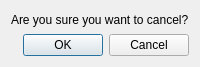
<?xml version="1.0" encoding="UTF-8"?>
<ui version="4.0">
 <class>confirmCancel</class>
 <widget class="QDialog" name="confirmCancel">
  <property name="geometry">
   <rect>
    <x>0</x>
    <y>0</y>
    <width>176</width>
    <height>67</height>
   </rect>
  </property>
  <property name="windowTitle">
   <string>Confirm</string>
  </property>
  <layout class="QVBoxLayout" name="verticalLayout">
   <item>
    <widget class="QLabel" name="label">
     <property name="text">
      <string>Are you sure you want to cancel?</string>
     </property>
    </widget>
   </item>
   <item>
    <widget class="QDialogButtonBox" name="buttonBox">
     <property name="orientation">
      <enum>Qt::Horizontal</enum>
     </property>
     <property name="standardButtons">
      <set>QDialogButtonBox::Cancel|QDialogButtonBox::Ok</set>
     </property>
    </widget>
   </item>
  </layout>
 </widget>
 <resources/>
 <connections>
  <connection>
   <sender>buttonBox</sender>
   <signal>accepted()</signal>
   <receiver>confirmCancel</receiver>
   <slot>accept()</slot>
   <hints>
    <hint type="sourcelabel">
     <x>248</x>
     <y>254</y>
    </hint>
    <hint type="destinationlabel">
     <x>157</x>
     <y>274</y>
    </hint>
   </hints>
  </connection>
  <connection>
   <sender>buttonBox</sender>
   <signal>rejected()</signal>
   <receiver>confirmCancel</receiver>
   <slot>reject()</slot>
   <hints>
    <hint type="sourcelabel">
     <x>316</x>
     <y>260</y>
    </hint>
    <hint type="destinationlabel">
     <x>286</x>
     <y>274</y>
    </hint>
   </hints>
  </connection>
 </connections>
</ui>
